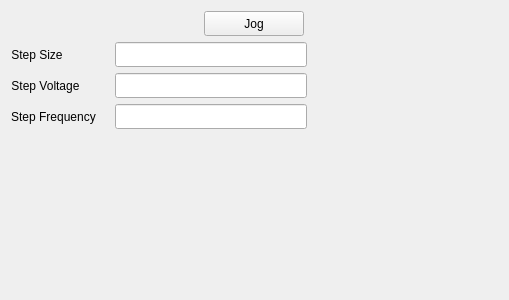
         <widget class="QWidget" name="open_loop_scroll_contents">
          <property name="geometry">
           <rect>
            <x>0</x>
            <y>0</y>
            <width>509</width>
            <height>300</height>
           </rect>
          </property>
          <property name="sizePolicy">
           <sizepolicy hsizetype="Expanding" vsizetype="Expanding">
            <horstretch>0</horstretch>
            <verstretch>0</verstretch>
           </sizepolicy>
          </property>
          <property name="minimumSize">
           <size>
            <width>0</width>
            <height>300</height>
           </size>
          </property>
          <layout class="QVBoxLayout" name="verticalLayout_3">
           <item>
            <layout class="QGridLayout" name="gridLayout_3">
             <item row="0" column="2">
              <layout class="QHBoxLayout" name="jog_rev_layout">
               <property name="spacing">
                <number>0</number>
               </property>
               <item>
                <spacer name="jog_h_spacer_left">
                 <property name="orientation">
                  <enum>Qt::Horizontal</enum>
                 </property>
                 <property name="sizeType">
                  <enum>QSizePolicy::Fixed</enum>
                 </property>
                 <property name="sizeHint" stdset="0">
                  <size>
                   <width>40</width>
                   <height>20</height>
                  </size>
                 </property>
                </spacer>
               </item>
               <item>
                <widget class="PyDMPushButton" name="jog_rev_button">
                 <property name="sizePolicy">
                  <sizepolicy hsizetype="Fixed" vsizetype="Fixed">
                   <horstretch>0</horstretch>
                   <verstretch>0</verstretch>
                  </sizepolicy>
                 </property>
                 <property name="minimumSize">
                  <size>
                   <width>100</width>
                   <height>25</height>
                  </size>
                 </property>
                 <property name="toolTip">
                  <string/>
                 </property>
                 <property name="text">
                  <string>Jog</string>
                 </property>
                 <property name="iconSize">
                  <size>
                   <width>0</width>
                   <height>0</height>
                  </size>
                 </property>
                 <property name="alarmSensitiveContent" stdset="0">
                  <bool>false</bool>
                 </property>
                 <property name="alarmSensitiveBorder" stdset="0">
                  <bool>false</bool>
                 </property>
                 <property name="PyDMToolTip" stdset="0">
                  <string/>
                 </property>
                 <property name="monitorDisp" stdset="0">
                  <bool>false</bool>
                 </property>
                 <property name="channel" stdset="0">
                  <string>ca://${prefix}:PLC:bStepMoveCmd</string>
                 </property>
                 <property name="PyDMIcon" stdset="0">
                  <string/>
                 </property>
                 <property name="PyDMIconColor" stdset="0">
                  <color>
                   <red>90</red>
                   <green>90</green>
                   <blue>90</blue>
                  </color>
                 </property>
                 <property name="passwordProtected" stdset="0">
                  <bool>false</bool>
                 </property>
                 <property name="password" stdset="0">
                  <string/>
                 </property>
                 <property name="protectedPassword" stdset="0">
                  <string/>
                 </property>
                 <property name="showConfirmDialog" stdset="0">
                  <bool>false</bool>
                 </property>
                 <property name="confirmMessage" stdset="0">
                  <string>Are you sure you want to proceed?</string>
                 </property>
                 <property name="pressValue" stdset="0">
                  <string>1</string>
                 </property>
                 <property name="releaseValue" stdset="0">
                  <string>None</string>
                 </property>
                 <property name="relativeChange" stdset="0">
                  <bool>false</bool>
                 </property>
                 <property name="writeWhenRelease" stdset="0">
                  <bool>false</bool>
                 </property>
                </widget>
               </item>
               <item>
                <spacer name="jog_h_spacer_center">
                 <property name="orientation">
                  <enum>Qt::Horizontal</enum>
                 </property>
                 <property name="sizeType">
                  <enum>QSizePolicy::Fixed</enum>
                 </property>
                 <property name="sizeHint" stdset="0">
                  <size>
                   <width>40</width>
                   <height>20</height>
                  </size>
                 </property>
                </spacer>
               </item>
              </layout>
             </item>
            </layout>
           </item>
           <item>
            <layout class="QGridLayout" name="open_loop_grid_layout" rowstretch="0,0,0,0,0,0">
             <property name="sizeConstraint">
              <enum>QLayout::SetDefaultConstraint</enum>
             </property>
             <property name="spacing">
              <number>6</number>
             </property>
             <item row="5" column="0" alignment="Qt::AlignLeft">
              <widget class="QLabel" name="step_freq_label">
               <property name="text">
                <string>Step Frequency</string>
               </property>
               <property name="alignment">
                <set>Qt::AlignCenter</set>
               </property>
              </widget>
             </item>
             <item row="3" column="0" alignment="Qt::AlignLeft">
              <widget class="QLabel" name="jog_step_size_label">
               <property name="text">
                <string>Step Size</string>
               </property>
               <property name="alignment">
                <set>Qt::AlignCenter</set>
               </property>
              </widget>
             </item>
             <item row="3" column="2">
              <widget class="PyDMLineEdit" name="jog_step_size_set">
               <property name="sizePolicy">
                <sizepolicy hsizetype="Expanding" vsizetype="Fixed">
                 <horstretch>0</horstretch>
                 <verstretch>0</verstretch>
                </sizepolicy>
               </property>
               <property name="minimumSize">
                <size>
                 <width>0</width>
                 <height>25</height>
                </size>
               </property>
               <property name="toolTip">
                <string/>
               </property>
               <property name="alignment">
                <set>Qt::AlignCenter</set>
               </property>
               <property name="precision" stdset="0">
                <number>0</number>
               </property>
               <property name="showUnits" stdset="0">
                <bool>false</bool>
               </property>
               <property name="precisionFromPV" stdset="0">
                <bool>true</bool>
               </property>
               <property name="alarmSensitiveContent" stdset="0">
                <bool>false</bool>
               </property>
               <property name="alarmSensitiveBorder" stdset="0">
                <bool>true</bool>
               </property>
               <property name="PyDMToolTip" stdset="0">
                <string/>
               </property>
               <property name="monitorDisp" stdset="0">
                <bool>false</bool>
               </property>
               <property name="channel" stdset="0">
                <string>ca://${prefix}:PLC:nChanStep</string>
               </property>
              </widget>
             </item>
             <item row="4" column="3">
              <spacer name="open_loop_h_spacer">
               <property name="orientation">
                <enum>Qt::Horizontal</enum>
               </property>
               <property name="sizeType">
                <enum>QSizePolicy::MinimumExpanding</enum>
               </property>
               <property name="sizeHint" stdset="0">
                <size>
                 <width>5</width>
                 <height>20</height>
                </size>
               </property>
              </spacer>
             </item>
             <item row="5" column="1">
              <widget class="PyDMLabel" name="step_freq_rbv">
               <property name="sizePolicy">
                <sizepolicy hsizetype="Minimum" vsizetype="Preferred">
                 <horstretch>0</horstretch>
                 <verstretch>0</verstretch>
                </sizepolicy>
               </property>
               <property name="minimumSize">
                <size>
                 <width>0</width>
                 <height>25</height>
                </size>
               </property>
               <property name="toolTip">
                <string/>
               </property>
               <property name="alignment">
                <set>Qt::AlignCenter</set>
               </property>
               <property name="precision" stdset="0">
                <number>0</number>
               </property>
               <property name="showUnits" stdset="0">
                <bool>false</bool>
               </property>
               <property name="precisionFromPV" stdset="0">
                <bool>true</bool>
               </property>
               <property name="alarmSensitiveContent" stdset="0">
                <bool>false</bool>
               </property>
               <property name="alarmSensitiveBorder" stdset="0">
                <bool>true</bool>
               </property>
               <property name="PyDMToolTip" stdset="0">
                <string/>
               </property>
               <property name="channel" stdset="0">
                <string>ca://${prefix}:PLC:nChanStepFreq_RBV</string>
               </property>
               <property name="enableRichText" stdset="0">
                <bool>false</bool>
               </property>
              </widget>
             </item>
             <item row="4" column="1">
              <widget class="PyDMLabel" name="step_voltage_rbv">
               <property name="sizePolicy">
                <sizepolicy hsizetype="Minimum" vsizetype="Preferred">
                 <horstretch>0</horstretch>
                 <verstretch>0</verstretch>
                </sizepolicy>
               </property>
               <property name="minimumSize">
                <size>
                 <width>0</width>
                 <height>25</height>
                </size>
               </property>
               <property name="toolTip">
                <string/>
               </property>
               <property name="alignment">
                <set>Qt::AlignCenter</set>
               </property>
               <property name="precision" stdset="0">
                <number>0</number>
               </property>
               <property name="showUnits" stdset="0">
                <bool>false</bool>
               </property>
               <property name="precisionFromPV" stdset="0">
                <bool>true</bool>
               </property>
               <property name="alarmSensitiveContent" stdset="0">
                <bool>false</bool>
               </property>
               <property name="alarmSensitiveBorder" stdset="0">
                <bool>true</bool>
               </property>
               <property name="PyDMToolTip" stdset="0">
                <string/>
               </property>
               <property name="channel" stdset="0">
                <string>ca://${prefix}:PLC:nChanStepAmp_RBV</string>
               </property>
               <property name="enableRichText" stdset="0">
                <bool>false</bool>
               </property>
              </widget>
             </item>
             <item row="1" column="2">
              <layout class="QHBoxLayout" name="step_clear_cmd_layout"/>
             </item>
             <item row="3" column="1">
              <widget class="PyDMLabel" name="jog_step_size_rbv">
               <property name="sizePolicy">
                <sizepolicy hsizetype="Minimum" vsizetype="Preferred">
                 <horstretch>0</horstretch>
                 <verstretch>0</verstretch>
                </sizepolicy>
               </property>
               <property name="toolTip">
                <string/>
               </property>
               <property name="alignment">
                <set>Qt::AlignCenter</set>
               </property>
               <property name="precision" stdset="0">
                <number>0</number>
               </property>
               <property name="showUnits" stdset="0">
                <bool>false</bool>
               </property>
               <property name="precisionFromPV" stdset="0">
                <bool>true</bool>
               </property>
               <property name="alarmSensitiveContent" stdset="0">
                <bool>false</bool>
               </property>
               <property name="alarmSensitiveBorder" stdset="0">
                <bool>true</bool>
               </property>
               <property name="PyDMToolTip" stdset="0">
                <string/>
               </property>
               <property name="channel" stdset="0">
                <string>ca://${prefix}:PLC:nChanStep_RBV</string>
               </property>
               <property name="enableRichText" stdset="0">
                <bool>false</bool>
               </property>
              </widget>
             </item>
             <item row="5" column="2">
              <widget class="PyDMLineEdit" name="step_freq_set">
               <property name="sizePolicy">
                <sizepolicy hsizetype="Expanding" vsizetype="Fixed">
                 <horstretch>0</horstretch>
                 <verstretch>0</verstretch>
                </sizepolicy>
               </property>
               <property name="minimumSize">
                <size>
                 <width>0</width>
                 <height>25</height>
                </size>
               </property>
               <property name="toolTip">
                <string/>
               </property>
               <property name="alignment">
                <set>Qt::AlignCenter</set>
               </property>
               <property name="precision" stdset="0">
                <number>0</number>
               </property>
               <property name="showUnits" stdset="0">
                <bool>false</bool>
               </property>
               <property name="precisionFromPV" stdset="0">
                <bool>true</bool>
               </property>
               <property name="alarmSensitiveContent" stdset="0">
                <bool>false</bool>
               </property>
               <property name="alarmSensitiveBorder" stdset="0">
                <bool>true</bool>
               </property>
               <property name="PyDMToolTip" stdset="0">
                <string/>
               </property>
               <property name="monitorDisp" stdset="0">
                <bool>false</bool>
               </property>
               <property name="channel" stdset="0">
                <string>ca://${prefix}:PLC:nChanStepFreq</string>
               </property>
              </widget>
             </item>
             <item row="4" column="2">
              <widget class="PyDMLineEdit" name="step_voltage_set">
               <property name="sizePolicy">
                <sizepolicy hsizetype="Expanding" vsizetype="Fixed">
                 <horstretch>0</horstretch>
                 <verstretch>0</verstretch>
                </sizepolicy>
               </property>
               <property name="minimumSize">
                <size>
                 <width>0</width>
                 <height>25</height>
                </size>
               </property>
               <property name="toolTip">
                <string/>
               </property>
               <property name="alignment">
                <set>Qt::AlignCenter</set>
               </property>
               <property name="precision" stdset="0">
                <number>0</number>
               </property>
               <property name="showUnits" stdset="0">
                <bool>false</bool>
               </property>
               <property name="precisionFromPV" stdset="0">
                <bool>true</bool>
               </property>
               <property name="alarmSensitiveContent" stdset="0">
                <bool>false</bool>
               </property>
               <property name="alarmSensitiveBorder" stdset="0">
                <bool>true</bool>
               </property>
               <property name="PyDMToolTip" stdset="0">
                <string/>
               </property>
               <property name="monitorDisp" stdset="0">
                <bool>false</bool>
               </property>
               <property name="channel" stdset="0">
                <string>ca://${prefix}:PLC:nChanStepAmp</string>
               </property>
              </widget>
             </item>
             <item row="4" column="0" alignment="Qt::AlignLeft">
              <widget class="QLabel" name="step_voltage_label">
               <property name="text">
                <string>Step Voltage</string>
               </property>
               <property name="alignment">
                <set>Qt::AlignCenter</set>
               </property>
              </widget>
             </item>
            </layout>
           </item>
           <item>
            <spacer name="open_loop_spacer">
             <property name="orientation">
              <enum>Qt::Vertical</enum>
             </property>
             <property name="sizeType">
              <enum>QSizePolicy::MinimumExpanding</enum>
             </property>
             <property name="sizeHint" stdset="0">
              <size>
               <width>20</width>
               <height>5</height>
              </size>
             </property>
            </spacer>
           </item>
          </layout>
         </widget>
